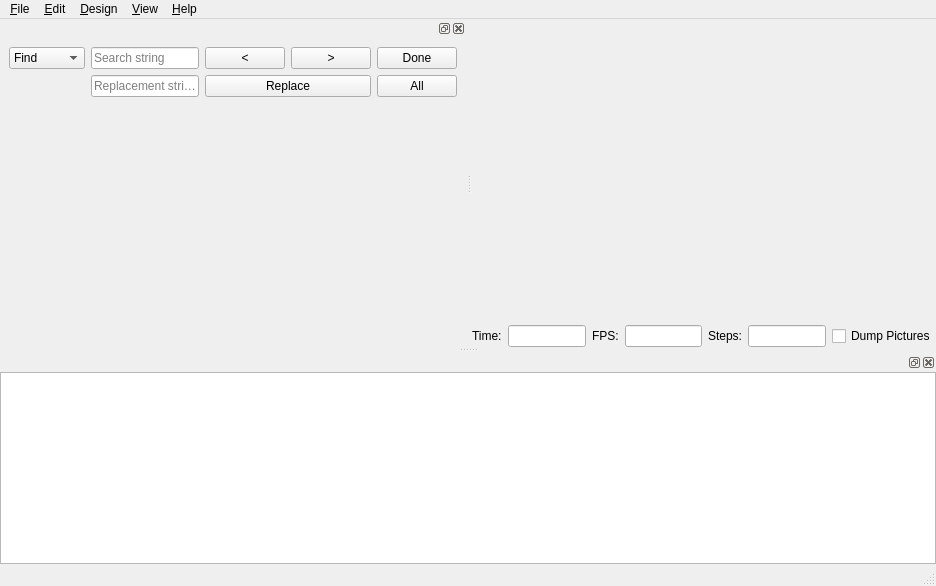
<?xml version="1.0" encoding="UTF-8"?>
<ui version="4.0">
 <class>MainWindow</class>
 <widget class="QMainWindow" name="MainWindow">
  <property name="geometry">
   <rect>
    <x>0</x>
    <y>0</y>
    <width>936</width>
    <height>586</height>
   </rect>
  </property>
  <widget class="QWidget" name="centralwidget">
   <layout class="QVBoxLayout" name="verticalLayout_2">
    <property name="spacing">
     <number>0</number>
    </property>
    <property name="margin">
     <number>0</number>
    </property>
    <item>
     <widget class="QWidget" name="mainWidget" native="true">
      <property name="sizePolicy">
       <sizepolicy hsizetype="Expanding" vsizetype="Expanding">
        <horstretch>0</horstretch>
        <verstretch>0</verstretch>
       </sizepolicy>
      </property>
      <property name="styleSheet">
       <string notr="true"/>
      </property>
      <layout class="QVBoxLayout" name="verticalLayout_3">
       <property name="margin">
        <number>0</number>
       </property>
       <item>
        <widget class="QGLView" name="qglview" native="true">
         <property name="sizePolicy">
          <sizepolicy hsizetype="Expanding" vsizetype="Expanding">
           <horstretch>0</horstretch>
           <verstretch>0</verstretch>
          </sizepolicy>
         </property>
         <property name="minimumSize">
          <size>
           <width>200</width>
           <height>100</height>
          </size>
         </property>
        </widget>
       </item>
       <item alignment="Qt::AlignBottom">
        <widget class="QFrame" name="animate_panel">
         <property name="enabled">
          <bool>true</bool>
         </property>
         <property name="frameShape">
          <enum>QFrame::NoFrame</enum>
         </property>
         <property name="frameShadow">
          <enum>QFrame::Raised</enum>
         </property>
         <property name="lineWidth">
          <number>0</number>
         </property>
         <layout class="QHBoxLayout" name="horizontalLayoutAnimate">
          <property name="margin">
           <number>0</number>
          </property>
          <item>
           <widget class="QLabel" name="label">
            <property name="text">
             <string>Time:</string>
            </property>
           </widget>
          </item>
          <item>
           <widget class="QLineEdit" name="e_tval"/>
          </item>
          <item>
           <widget class="QLabel" name="label_2">
            <property name="text">
             <string>FPS:</string>
            </property>
           </widget>
          </item>
          <item>
           <widget class="QLineEdit" name="e_fps"/>
          </item>
          <item>
           <widget class="QLabel" name="label_3">
            <property name="text">
             <string>Steps:</string>
            </property>
           </widget>
          </item>
          <item>
           <widget class="QLineEdit" name="e_fsteps"/>
          </item>
          <item>
           <widget class="QCheckBox" name="e_dump">
            <property name="text">
             <string>Dump Pictures</string>
            </property>
           </widget>
          </item>
         </layout>
        </widget>
       </item>
      </layout>
      <zorder>animate_panel</zorder>
      <zorder>qglview</zorder>
     </widget>
    </item>
   </layout>
  </widget>
  <widget class="QMenuBar" name="menubar">
   <property name="geometry">
    <rect>
     <x>0</x>
     <y>0</y>
     <width>936</width>
     <height>22</height>
    </rect>
   </property>
   <widget class="QMenu" name="menu_File">
    <property name="title">
     <string>&amp;File</string>
    </property>
    <widget class="QMenu" name="menuOpenRecent">
     <property name="title">
      <string>Open Recent</string>
     </property>
    </widget>
    <widget class="QMenu" name="menuExamples">
     <property name="title">
      <string>Examples</string>
     </property>
    </widget>
    <widget class="QMenu" name="menuExport">
     <property name="title">
      <string>Export</string>
     </property>
     <addaction name="designActionExportSTL"/>
     <addaction name="designActionExportOFF"/>
     <addaction name="designActionExportAMF"/>
     <addaction name="designActionExportDXF"/>
     <addaction name="designActionExportSVG"/>
     <addaction name="designActionExportCSG"/>
     <addaction name="separator"/>
     <addaction name="designActionExportImage"/>
    </widget>
    <addaction name="fileActionNew"/>
    <addaction name="fileActionOpen"/>
    <addaction name="menuOpenRecent"/>
    <addaction name="menuExamples"/>
    <addaction name="fileActionReload"/>
    <addaction name="fileActionClose"/>
    <addaction name="separator"/>
    <addaction name="fileActionSave"/>
    <addaction name="fileActionSaveAs"/>
    <addaction name="separator"/>
    <addaction name="menuExport"/>
    <addaction name="separator"/>
    <addaction name="fileShowLibraryFolder"/>
    <addaction name="separator"/>
    <addaction name="fileActionQuit"/>
   </widget>
   <widget class="QMenu" name="menu_Edit">
    <property name="title">
     <string>&amp;Edit</string>
    </property>
    <addaction name="editActionUndo"/>
    <addaction name="editActionRedo"/>
    <addaction name="separator"/>
    <addaction name="editActionCut"/>
    <addaction name="editActionCopy"/>
    <addaction name="editActionPaste"/>
    <addaction name="separator"/>
    <addaction name="editActionIndent"/>
    <addaction name="editActionUnindent"/>
    <addaction name="separator"/>
    <addaction name="editActionComment"/>
    <addaction name="editActionUncomment"/>
    <addaction name="separator"/>
    <addaction name="editActionPasteVPT"/>
    <addaction name="editActionPasteVPR"/>
    <addaction name="separator"/>
    <addaction name="editActionFind"/>
    <addaction name="editActionFindAndReplace"/>
    <addaction name="editActionFindNext"/>
    <addaction name="editActionFindPrevious"/>
    <addaction name="editActionUseSelectionForFind"/>
    <addaction name="separator"/>
    <addaction name="editActionZoomIn"/>
    <addaction name="editActionZoomOut"/>
    <addaction name="editActionWordWrap"/>    
    <addaction name="editActionPreferences"/>
   </widget>
   <widget class="QMenu" name="menu_Design">
    <property name="title">
     <string>&amp;Design</string>
    </property>
    <addaction name="designActionAutoReload"/>
    <addaction name="designActionReloadAndPreview"/>
    <addaction name="designActionPreview"/>
    <addaction name="designActionRender"/>
    <addaction name="separator"/>
    <addaction name="designCheckValidity"/>
    <addaction name="designActionDisplayAST"/>
    <addaction name="designActionDisplayCSGTree"/>
    <addaction name="designActionDisplayCSGProducts"/>
    <addaction name="separator"/>
    <addaction name="designActionFlushCaches"/>
   </widget>
   <widget class="QMenu" name="menu_View">
    <property name="title">
     <string>&amp;View</string>
    </property>
    <addaction name="viewActionPreview"/>
    <addaction name="viewActionSurfaces"/>
    <addaction name="viewActionWireframe"/>
    <addaction name="viewActionThrownTogether"/>
    <addaction name="separator"/>
    <addaction name="viewActionShowEdges"/>
    <addaction name="viewActionShowAxes"/>
    <addaction name="viewActionShowCrosshairs"/>
    <addaction name="viewActionAnimate"/>
    <addaction name="viewActionAnimateReverse"/>
    <addaction name="viewActionAnimateBack"/>
    <addaction name="viewActionAnimateFwd"/>
    <addaction name="separator"/>
    <addaction name="viewActionTop"/>
    <addaction name="viewActionBottom"/>
    <addaction name="viewActionLeft"/>
    <addaction name="viewActionRight"/>
    <addaction name="viewActionFront"/>
    <addaction name="viewActionBack"/>
    <addaction name="viewActionDiagonal"/>
    <addaction name="viewActionCenter"/>
    <addaction name="viewActionViewAll"/>
    <addaction name="separator"/>
    <addaction name="viewActionZoomIn"/>
    <addaction name="viewActionZoomOut"/>
    <addaction name="separator"/>
    <addaction name="viewActionResetView"/>
    <addaction name="separator"/>
    <addaction name="viewActionPerspective"/>
    <addaction name="viewActionOrthogonal"/>
    <addaction name="separator"/>
    <addaction name="editActionHide"/>
    <addaction name="viewActionHide"/>
   </widget>
   <widget class="QMenu" name="menuHelp">
    <property name="title">
     <string>&amp;Help</string>
    </property>
    <addaction name="helpActionAbout"/>
    <addaction name="helpActionHomepage"/>
    <addaction name="helpActionManual"/>
    <addaction name="helpActionLibraryInfo"/>
    <addaction name="helpActionFontInfo"/>
    <addaction name="appActionUpdateCheck"/>
   </widget>
   <addaction name="menu_File"/>
   <addaction name="menu_Edit"/>
   <addaction name="menu_Design"/>
   <addaction name="menu_View"/>
   <addaction name="menuHelp"/>
  </widget>
  <widget class="QStatusBar" name="statusbar"/>
  <widget class="QDockWidget" name="editorDock">
   <attribute name="dockWidgetArea">
    <number>1</number>
   </attribute>
   <widget class="QWidget" name="editorDockContents">
    <layout class="QVBoxLayout" name="verticalLayout_4">
     <property name="margin">
      <number>0</number>
     </property>
     <item alignment="Qt::AlignTop">
      <widget class="QFrame" name="find_panel">
       <property name="enabled">
        <bool>true</bool>
       </property>
       <property name="sizePolicy">
        <sizepolicy hsizetype="Preferred" vsizetype="Minimum">
         <horstretch>0</horstretch>
         <verstretch>0</verstretch>
        </sizepolicy>
       </property>
       <property name="frameShape">
        <enum>QFrame::NoFrame</enum>
       </property>
       <property name="frameShadow">
        <enum>QFrame::Raised</enum>
       </property>
       <property name="lineWidth">
        <number>0</number>
       </property>
       <layout class="QGridLayout" name="gridLayout">
        <item row="0" column="0">
         <widget class="QComboBox" name="findTypeComboBox">
          <item>
           <property name="text">
            <string>Find</string>
           </property>
          </item>
          <item>
           <property name="text">
            <string>Replace</string>
           </property>
          </item>
         </widget>
        </item>
        <item row="0" column="1">
         <widget class="QLineEdit" name="findInputField">
          <property name="placeholderText">
           <string>Search string</string>
          </property>
         </widget>
        </item>
        <item row="0" column="2">
         <widget class="QPushButton" name="prevButton">
          <property name="text">
           <string>&lt;</string>
          </property>
         </widget>
        </item>
        <item row="0" column="3">
         <widget class="QPushButton" name="nextButton">
          <property name="text">
           <string>&gt;</string>
          </property>
         </widget>
        </item>
        <item row="0" column="4">
         <widget class="QPushButton" name="hideFindButton">
          <property name="text">
           <string>Done</string>
          </property>
         </widget>
        </item>
        <item row="1" column="1">
         <widget class="QLineEdit" name="replaceInputField">
          <property name="placeholderText">
           <string>Replacement string</string>
          </property>
         </widget>
        </item>
        <item row="1" column="2" colspan="2">
         <widget class="QPushButton" name="replaceButton">
          <property name="text">
           <string>Replace</string>
          </property>
         </widget>
        </item>
        <item row="1" column="4">
         <widget class="QPushButton" name="replaceAllButton">
          <property name="text">
           <string>All</string>
          </property>
         </widget>
        </item>
       </layout>
      </widget>
     </item>
     <item>
      <widget class="Editor" name="editor" native="true">
       <property name="minimumSize">
        <size>
         <width>100</width>
         <height>100</height>
        </size>
       </property>
       <property name="font">
        <font>
         <family>Monaco</family>
         <pointsize>8</pointsize>
        </font>
       </property>
       <property name="focusPolicy">
        <enum>Qt::WheelFocus</enum>
       </property>
      </widget>
     </item>
    </layout>
   </widget>
  </widget>
  <widget class="QDockWidget" name="consoleDock">
   <attribute name="dockWidgetArea">
    <number>8</number>
   </attribute>
   <widget class="QWidget" name="consoleDockContents">
    <layout class="QVBoxLayout" name="verticalLayout_5">
     <property name="margin">
      <number>0</number>
     </property>
     <item>
      <widget class="QTextEdit" name="console">
       <property name="focusPolicy">
        <enum>Qt::ClickFocus</enum>
       </property>
       <property name="readOnly">
        <bool>true</bool>
       </property>
      </widget>
     </item>
    </layout>
   </widget>
  </widget>
  <action name="fileActionNew">
   <property name="text">
    <string>&amp;New</string>
   </property>
   <property name="shortcut">
    <string>Ctrl+N</string>
   </property>
  </action>
  <action name="fileActionOpen">
   <property name="text">
    <string>&amp;Open...</string>
   </property>
   <property name="shortcut">
    <string>Ctrl+O</string>
   </property>
  </action>
  <action name="fileActionSave">
   <property name="text">
    <string>&amp;Save</string>
   </property>
   <property name="shortcut">
    <string>Ctrl+S</string>
   </property>
  </action>
  <action name="fileActionSaveAs">
   <property name="text">
    <string>Save &amp;As...</string>
   </property>
   <property name="shortcut">
    <string>Ctrl+Shift+S</string>
   </property>
  </action>
  <action name="fileActionReload">
   <property name="text">
    <string>&amp;Reload</string>
   </property>
   <property name="shortcut">
    <string>Ctrl+R</string>
   </property>
  </action>
  <action name="fileActionQuit">
   <property name="text">
    <string>&amp;Quit</string>
   </property>
   <property name="shortcut">
    <string>Ctrl+Q</string>
   </property>
  </action>
  <action name="editActionUndo">
   <property name="text">
    <string>&amp;Undo</string>
   </property>
   <property name="shortcut">
    <string>Ctrl+Z</string>
   </property>
   <property name="shortcutContext">
    <enum>Qt::WidgetWithChildrenShortcut</enum>
   </property>
  </action>
  <action name="editActionRedo">
   <property name="text">
    <string>&amp;Redo</string>
   </property>
   <property name="shortcut">
    <string>Ctrl+Shift+Z</string>
   </property>
   <property name="shortcutContext">
    <enum>Qt::WidgetWithChildrenShortcut</enum>
   </property>
  </action>
  <action name="editActionCut">
   <property name="text">
    <string>Cu&amp;t</string>
   </property>
   <property name="shortcut">
    <string>Ctrl+X</string>
   </property>
   <property name="shortcutContext">
    <enum>Qt::WidgetWithChildrenShortcut</enum>
   </property>
  </action>
  <action name="editActionCopy">
   <property name="text">
    <string>&amp;Copy</string>
   </property>
   <property name="shortcut">
    <string>Ctrl+C</string>
   </property>
   <property name="shortcutContext">
    <enum>Qt::WidgetWithChildrenShortcut</enum>
   </property>
  </action>
  <action name="editActionPaste">
   <property name="text">
    <string>&amp;Paste</string>
   </property>
   <property name="shortcut">
    <string>Ctrl+V</string>
   </property>
   <property name="shortcutContext">
    <enum>Qt::WidgetWithChildrenShortcut</enum>
   </property>
  </action>
  <action name="editActionIndent">
   <property name="text">
    <string>&amp;Indent</string>
   </property>
   <property name="shortcut">
    <string>Ctrl+I</string>
   </property>
  </action>
  <action name="editActionUnindent">
   <property name="text">
    <string>U&amp;nindent</string>
   </property>
   <property name="shortcut">
    <string>Ctrl+Shift+I</string>
   </property>
  </action>
  <action name="editActionComment">
   <property name="text">
    <string>C&amp;omment</string>
   </property>
   <property name="shortcut">
    <string>Ctrl+D</string>
   </property>
  </action>
  <action name="editActionUncomment">
   <property name="text">
    <string>Unco&amp;mment</string>
   </property>
   <property name="shortcut">
    <string>Ctrl+Shift+D</string>
   </property>
  </action>
  <action name="editActionPasteVPT">
   <property name="text">
    <string>Paste viewport translation</string>
   </property>
   <property name="shortcut">
    <string>Ctrl+T</string>
   </property>
  </action>
  <action name="editActionPasteVPR">
   <property name="text">
    <string>Paste viewport rotation</string>
   </property>
  </action>
  <action name="editActionZoomIn">
   <property name="text">
    <string>Zoom In</string>
   </property>
   <property name="shortcut">
    <string>Ctrl++</string>
   </property>
  </action>
  <action name="editActionZoomOut">
   <property name="text">
    <string>Zoom Out</string>
   </property>
   <property name="shortcut">
    <string>Ctrl+-</string>
   </property>
  </action>
  <action name="editActionWordWrap">
   <property name="checkable">
    <bool>true</bool>
   </property>
   <property name="text">
    <string>Wordwrap editor</string>
   </property>
  </action>
  <action name="editActionHide">
   <property name="checkable">
    <bool>true</bool>
   </property>
   <property name="text">
    <string>Hide editor</string>
   </property>
  </action>
  <action name="designActionReloadAndPreview">
   <property name="text">
    <string>&amp;Reload and Preview</string>
   </property>
   <property name="shortcut">
    <string>F4</string>
   </property>
  </action>
  <action name="designActionPreview">
   <property name="text">
    <string>&amp;Preview</string>
   </property>
   <property name="shortcut">
    <string>F5</string>
   </property>
  </action>
  <action name="designActionRender">
   <property name="text">
    <string>&amp;Render</string>
   </property>
   <property name="shortcut">
    <string>F6</string>
   </property>
  </action>
  <action name="designCheckValidity">
   <property name="text">
    <string>Check Validity</string>
   </property>
  </action>
  <action name="designActionDisplayAST">
   <property name="text">
    <string>Display &amp;AST...</string>
   </property>
  </action>
  <action name="designActionDisplayCSGTree">
   <property name="text">
    <string>Display CSG &amp;Tree...</string>
   </property>
  </action>
  <action name="designActionDisplayCSGProducts">
   <property name="text">
    <string>Display CSG &amp;Products...</string>
   </property>
  </action>
  <action name="designActionExportSTL">
   <property name="text">
    <string>Export as &amp;STL...</string>
   </property>
  </action>
  <action name="designActionExportOFF">
   <property name="text">
    <string>Export as &amp;OFF...</string>
   </property>
  </action>
  <action name="viewActionPreview">
   <property name="checkable">
    <bool>true</bool>
   </property>
   <property name="text">
    <string>Preview</string>
   </property>
   <property name="shortcut">
    <string>F9</string>
   </property>
  </action>
  <action name="viewActionSurfaces">
   <property name="checkable">
    <bool>true</bool>
   </property>
   <property name="text">
    <string>Surfaces</string>
   </property>
   <property name="shortcut">
    <string>F10</string>
   </property>
  </action>
  <action name="viewActionWireframe">
   <property name="checkable">
    <bool>true</bool>
   </property>
   <property name="text">
    <string>Wireframe</string>
   </property>
   <property name="shortcut">
    <string>F11</string>
   </property>
  </action>
  <action name="viewActionThrownTogether">
   <property name="checkable">
    <bool>true</bool>
   </property>
   <property name="text">
    <string>Thrown Together</string>
   </property>
   <property name="shortcut">
    <string>F12</string>
   </property>
  </action>
  <action name="viewActionShowEdges">
   <property name="checkable">
    <bool>true</bool>
   </property>
   <property name="text">
    <string>Show Edges</string>
   </property>
   <property name="shortcut">
    <string>Ctrl+1</string>
   </property>
  </action>
  <action name="viewActionShowAxes">
   <property name="checkable">
    <bool>true</bool>
   </property>
   <property name="text">
    <string>Show Axes</string>
   </property>
   <property name="shortcut">
    <string>Ctrl+2</string>
   </property>
  </action>
  <action name="viewActionShowCrosshairs">
   <property name="checkable">
    <bool>true</bool>
   </property>
   <property name="text">
    <string>Show Crosshairs</string>
   </property>
   <property name="shortcut">
    <string>Ctrl+3</string>
   </property>
  </action>
  <action name="viewActionAnimate">
   <property name="checkable">
    <bool>true</bool>
   </property>
   <property name="text">
    <string>Animate</string>
   </property>
   <property name="shortcut">
    <string>Ctrl+Alt+A</string>
   </property>
  </action>
  <action name="viewActionAnimateReverse">
   <property name="checkable">
    <bool>true</bool>
   </property>
   <property name="text">
    <string>Reverse Animation</string>
   </property>
   <property name="shortcut">
    <string>Ctrl+Alt+R</string>
   </property>
  </action>
  <action name="viewActionAnimateBack">   
   <property name="text">
    <string>Animation Step Back</string>
   </property>
   <property name="shortcut">
    <string>Ctrl+Alt+-</string>
   </property>
  </action>
  <action name="viewActionAnimateFwd">   
   <property name="text">
    <string>Animation Step Forward</string>
   </property>
   <property name="shortcut">
    <string>Ctrl+Alt+=</string>
   </property>
  </action>
  <action name="viewActionTop">
   <property name="text">
    <string>Top</string>
   </property>
   <property name="shortcut">
    <string>Ctrl+4</string>
   </property>
  </action>
  <action name="viewActionBottom">
   <property name="text">
    <string>Bottom</string>
   </property>
   <property name="shortcut">
    <string>Ctrl+5</string>
   </property>
  </action>
  <action name="viewActionLeft">
   <property name="text">
    <string>Left</string>
   </property>
   <property name="shortcut">
    <string>Ctrl+6</string>
   </property>
  </action>
  <action name="viewActionRight">
   <property name="text">
    <string>Right</string>
   </property>
   <property name="shortcut">
    <string>Ctrl+7</string>
   </property>
  </action>
  <action name="viewActionFront">
   <property name="text">
    <string>Front</string>
   </property>
   <property name="shortcut">
    <string>Ctrl+8</string>
   </property>
  </action>
  <action name="viewActionBack">
   <property name="text">
    <string>Back</string>
   </property>
   <property name="shortcut">
    <string>Ctrl+9</string>
   </property>
  </action>
  <action name="viewActionDiagonal">
   <property name="text">
    <string>Diagonal</string>
   </property>
   <property name="shortcut">
    <string>Ctrl+0</string>
   </property>
  </action>
  <action name="viewActionCenter">
   <property name="text">
    <string>Center</string>
   </property>
   <property name="shortcut">
    <string>Ctrl+P</string>
   </property>
  </action>
  <action name="viewActionPerspective">
   <property name="checkable">
    <bool>true</bool>
   </property>
   <property name="text">
    <string>Perspective</string>
   </property>
  </action>
  <action name="viewActionOrthogonal">
   <property name="checkable">
    <bool>true</bool>
   </property>
   <property name="text">
    <string>Orthogonal</string>
   </property>
  </action>
  <action name="viewActionHide">
   <property name="checkable">
    <bool>true</bool>
   </property>
   <property name="text">
    <string>Hide console</string>
   </property>
  </action>
  <action name="helpActionAbout">
   <property name="enabled">
    <bool>true</bool>
   </property>
   <property name="text">
    <string>About</string>
   </property>
  </action>
  <action name="helpActionManual">
   <property name="text">
    <string>Documentation</string>
   </property>
  </action>
  <action name="fileActionClearRecent">
   <property name="text">
    <string>Clear Recent</string>
   </property>
  </action>
  <action name="designActionExportDXF">
   <property name="text">
    <string>Export as DXF...</string>
   </property>
  </action>
  <action name="fileActionClose">
   <property name="text">
    <string>Close</string>
   </property>
   <property name="shortcut">
    <string>Ctrl+W</string>
   </property>
  </action>
  <action name="editActionPreferences">
   <property name="text">
    <string>Preferences</string>
   </property>
  </action>
  <action name="editActionFind">
   <property name="text">
    <string>Find...</string>
   </property>
   <property name="shortcut">
    <string>Ctrl+F</string>
   </property>
  </action>
  <action name="editActionFindAndReplace">
   <property name="text">
    <string>Find and Replace...</string>
   </property>
   <property name="shortcut">
    <string>Ctrl+Alt+F</string>
   </property>
  </action>
  <action name="editActionFindNext">
   <property name="text">
    <string>Find Next</string>
   </property>
   <property name="shortcut">
    <string>Ctrl+G</string>
   </property>
  </action>
  <action name="editActionFindPrevious">
   <property name="text">
    <string>Find Previous</string>
   </property>
   <property name="shortcut">
    <string>Ctrl+Shift+G</string>
   </property>
  </action>
  <action name="editActionUseSelectionForFind">
   <property name="text">
    <string>Use Selection for Find</string>
   </property>
   <property name="shortcut">
    <string>Ctrl+E</string>
   </property>
  </action>
  <action name="designActionFlushCaches">
   <property name="text">
    <string>Flush Caches</string>
   </property>
  </action>
  <action name="helpActionHomepage">
   <property name="text">
    <string>OpenSCAD Homepage</string>
   </property>
  </action>
  <action name="designActionAutoReload">
   <property name="checkable">
    <bool>true</bool>
   </property>
   <property name="text">
    <string>Automatic Reload and Preview</string>
   </property>
  </action>
  <action name="designActionExportImage">
   <property name="text">
    <string>Export as Image...</string>
   </property>
  </action>
  <action name="designActionExportCSG">
   <property name="text">
    <string>Export as CSG...</string>
   </property>
  </action>
  <action name="helpActionLibraryInfo">
   <property name="text">
    <string>Library info</string>
   </property>
  </action>
  <action name="appActionUpdateCheck">
   <property name="enabled">
    <bool>false</bool>
   </property>
   <property name="text">
    <string>Check for Update..</string>
   </property>
  </action>
  <action name="fileShowLibraryFolder">
   <property name="text">
    <string>Show Library Folder...</string>
   </property>
  </action>
  <action name="viewActionResetView">
   <property name="text">
    <string>Reset View</string>
   </property>
  </action>
  <action name="helpActionFontInfo">
   <property name="text">
    <string>Font List</string>
   </property>
  </action>
  <action name="designActionExportSVG">
   <property name="text">
    <string>Export as SVG...</string>
   </property>
  </action>
  <action name="designActionExportAMF">
   <property name="text">
    <string>Export as AMF...</string>
   </property>
  </action>
  <action name="viewActionZoomIn">
   <property name="text">
    <string>Zoom In</string>
   </property>
   <property name="shortcut">
    <string>Ctrl+]</string>
   </property>
  </action>
  <action name="viewActionZoomOut">
   <property name="text">
    <string>Zoom Out</string>
   </property>
   <property name="shortcut">
    <string>Ctrl+[</string>
   </property>
  </action>
  <action name="viewActionViewAll">
   <property name="text">
    <string>View All</string>
   </property>
  </action>
 </widget>
 <customwidgets>
  <customwidget>
   <class>QGLView</class>
   <extends>QWidget</extends>
   <header>QGLView.h</header>
   <container>1</container>
  </customwidget>
  <customwidget>
   <class>Editor</class>
   <extends>QWidget</extends>
   <header>editor.h</header>
  </customwidget>
 </customwidgets>
 <resources>
  <include location="../openscad.qrc"/>
 </resources>
 <connections>
  <connection>
   <sender>fileActionClose</sender>
   <signal>triggered()</signal>
   <receiver>MainWindow</receiver>
   <slot>close()</slot>
   <hints>
    <hint type="sourcelabel">
     <x>-1</x>
     <y>-1</y>
    </hint>
    <hint type="destinationlabel">
     <x>340</x>
     <y>323</y>
    </hint>
   </hints>
  </connection>
 </connections>
</ui>
